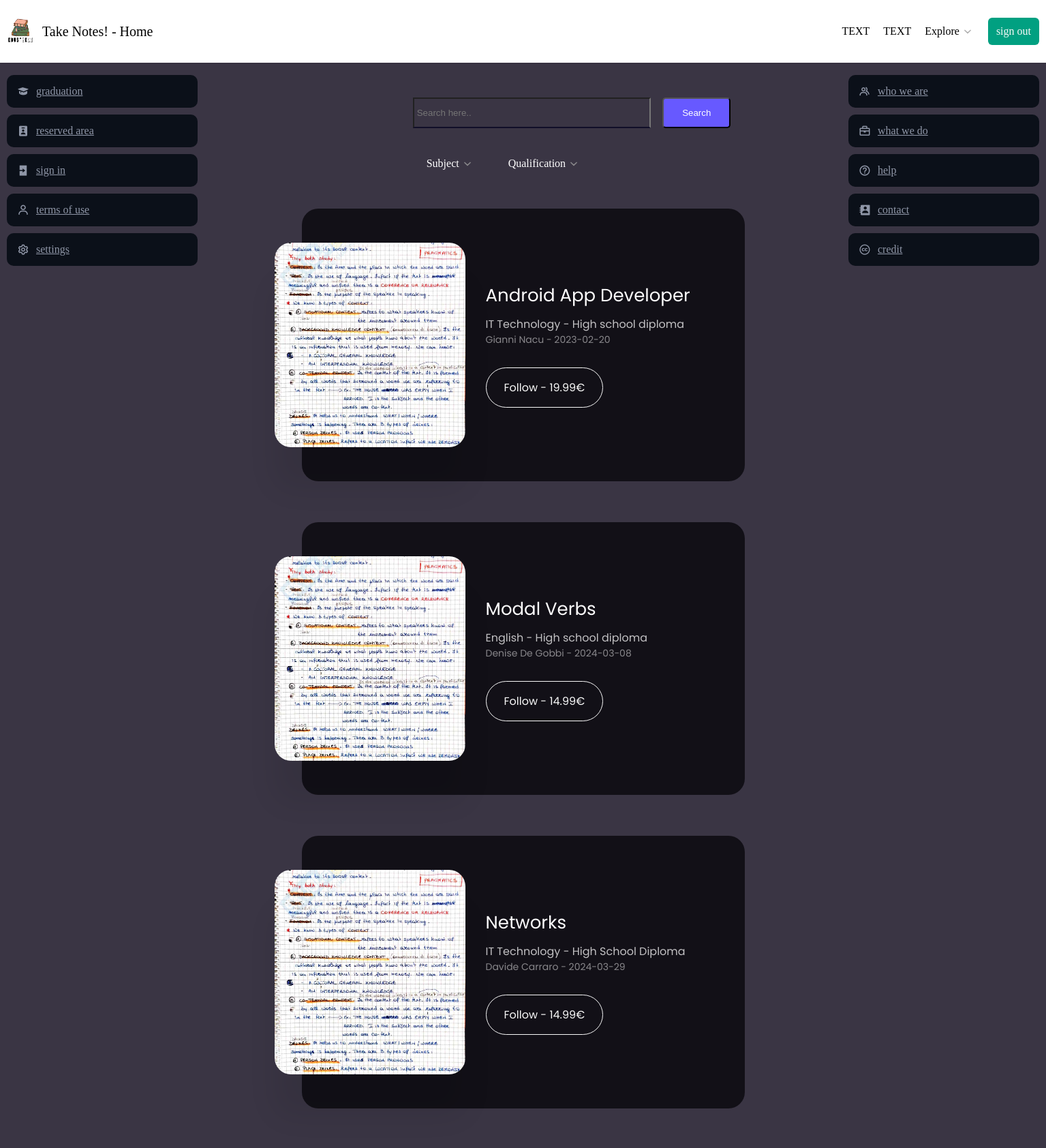
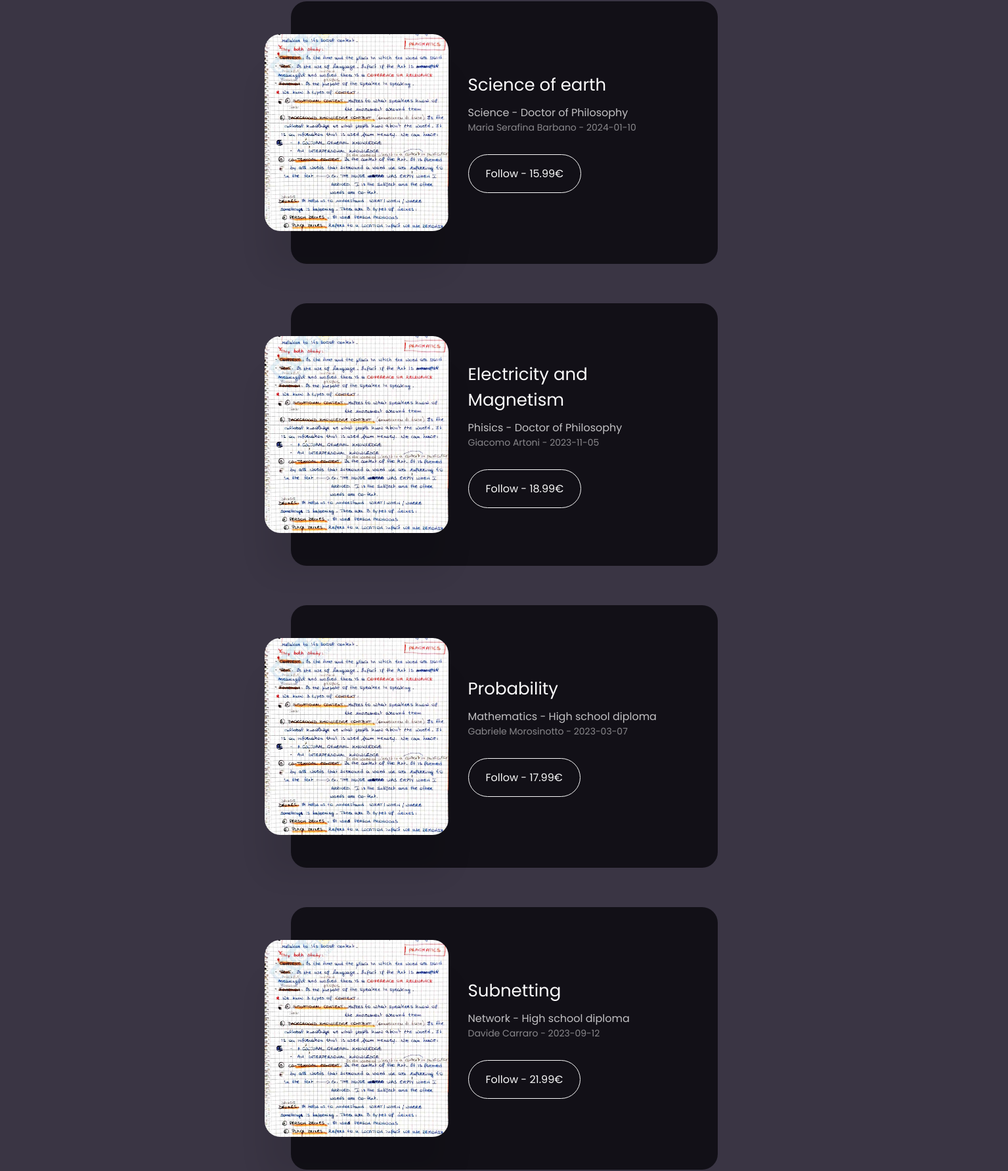
Screenshot of /index.php (signed in, upper part) with the database file from the repository (2 pictures, top to bottom).
### tables this page shows
CREATE TABLE `lista_corsi` (
  `nome` varchar(30) NOT NULL,
  `materia` varchar(20) NOT NULL,
  `grado` varchar(20) NOT NULL,
  `autore` varchar(30) NOT NULL,
  `data_inizio` date NOT NULL,
  `costo` double NOT NULL,
  `id` int(4) NOT NULL
);

### index.php (the view, shortened to what this page needs)
<!DOCTYPE html>
<html lang="en">
<head>
    <link rel="stylesheet" type="text/css" href="css/index.css">
    <link href='https://unpkg.com/boxicons@2.1.4/css/boxicons.min.css' rel='stylesheet'>
</head>
<body>
<div class="sidebarS">
    <br><br><br><br><br>
    <ul>
      <li><a href="graduation.html"><i class='bx bxs-graduation'></i> graduation</a></li>
      <li><a href="areaRiservata.php"><i class='bx bxs-user-badge'></i> reserved area</a></li>
      <li><a href="php/sign-in.php"><i class='bx bxs-log-in'></i> sign in</a></li>
      <li><a href="termsOfUse.html"><i class='bx bx-user'></i> terms of use</a></li>
      <li><a href="settings.html"><i class='bx bx-cog'></i> settings</a></li>
    </ul>
</div>
<div class="sidebarD">
    <br><br><br><br><br>
    <ul>
      <li><a href="#"><i class='bx bx-group' ></i> who we are</a></li>
      <li><a href="#"><i class='bx bx-briefcase'></i> what we do</a></li>
      <li><a href="#"><i class='bx bx-help-circle' ></i> help</a></li>
      <li><a href="#"><i class='bx bxs-contact'></i> contact</a></li>
      <li><a href="#"><i class='bx bxl-creative-commons'></i> credit</a></li>
    </ul>
</div>
<nav class="navbar">
    <div class="logo">
        <img src="img/Logo_IMG.png" />
        <h2>Take Notes! - Home</h2>
    </div>
    <div class="links">
        <a href="#">TEXT</a>
        <a href="#">TEXT</a>
        <div class="dropdown">
        <a href="#"
            >Explore
            <img src="img/chevron.png" />
        </a>
        </div>
        <a href="php/logout.php" class="login-link"> sign out </a>
    </div>
</nav>
<div class="space"></div>
<div class="wrapper">
    <form action="index.php" method="post">
        <div id="search-container">
            <input name="ricercaBarra" type="search" id="ricercaBarra" placeholder="Search here.."/>
            <button name="invio" type="submit" id="search" onclick="">Search</button>
        </div>
    </form>
        <div id="buttons">
            <div class="links">
                <div class="dropdownSB">
                    <a href="#">Subject
                        <img src="img/chevron.png" />
                    </a>
                </div>
                <div class="dropdownSB">
                    <a href="#">Qualification
                        <img src="img/chevron.png" />
                    </a>
                </div>
            </div>
        </div>
    </div>
<div class="space2"></div>
    <?php
        if(isset($_POST["ricercaBarra"]) and $_POST["ricercaBarra"]!="" and isset($_POST["invio"])){
            try {
                $connessione = mysqli_connect("localhost", "root", "root", "progettoinglese");
                $nomeCorso=$_POST["ricercaBarra"];
                $sql = "SELECT * FROM lista_corsi WHERE nome='$nomeCorso'";
                $risultato = $connessione->query($sql);
                if ($risultato && $risultato->num_rows > 0) {
                    while ($array = mysqli_fetch_assoc($risultato)) {
                        ?>
                        <div class="container">
                            <div class="card">
                                <img src="img/example_English1.jpg" />
                                <div class="testoCorsi">
                                    <h2><?php echo $array["nome"]?></h2>
                                    <h3><?php echo $array["materia"]." - ".$array["grado"]?></h3>
                                    <p>
                                    <?php echo $array["autore"]." - ".$array["data_inizio"]?>
                                    </p>
                                    <button type="submit" name="<?php echo $array["nome"]?>" onclick="iscrizione(name);">Follow - <?php echo $array["costo"];?>€</button>
                                </div>
                            </div>
                        </div>
                        <?php
                    }
                }else{
                    ?>
                        <div>
                            <h2 style="color:white;">The course you searched for is not present in the system</h2>
                        </div>
                    <?php
                }
                $connessione->close();
                exit();
            } catch (Exception $e) {
            }
    }else{
        try {
            $connessione = mysqli_connect("localhost", "root", "root", "progettoinglese");
            $sql = "SELECT * FROM lista_corsi";
            $risultato = $connessione->query($sql);
            if ($risultato && $risultato->num_rows > 0) {
                while ($array = mysqli_fetch_assoc($risultato)) {
                    ?>
                    <div class="container">
                        <div class="card">
                            <img src="img/example_English1.jpg" />
                            <div class="testoCorsi">
                                <h2><?php echo $array["nome"]?></h2>
                                <h3><?php echo $array["materia"]." - ".$array["grado"]?></h3>
                                <p>
                                <?php echo $array["autore"]." - ".$array["data_inizio"]?>
                                </p>
                                <button type="submit" name="<?php echo $array["nome"]?>" onclick="iscrizione(name);">Follow - <?php echo $array["costo"];?>€</button>
                            </div>
                        </div>
                    </div>
                    <?php
                }
            }
            exit();
        } catch (Exception $e) {
        }
    ?>
            <?php
        }
            ?>

### css/index.css (style rules this page uses)
* { margin: 0; padding: 0; box-sizing: border-box; }
.navbar { position: fixed; top: 0; left: 0; width: 100%; display: flex; justify-content: space-between; align-items: center; padding: 10px; background-color: #ffffff; z-index: 100; box-shadow: 0px 0px 4px rgba(0, 0, 0, 0.1); }
.logo, .links { display: flex; align-items: center; }
.logo { gap: 12px; }
.logo img { width: 40px; height: 40px; border-radius: 6px; }
.logo h2 { font-size: 20px; font-weight: 400; }
.links { display: flex; gap: 20px; align-items: center; padding-left: 20px; }
.navbar a { color: inherit; text-decoration: none; transition: 0.25s; }
a.login-link { display: grid; place-items: center; height: 40px; padding: 0 12px; border-radius: 6px; color: #f9f9f9; background: #01a081; }
.dropdown { position: relative; cursor: pointer; }
.dropdown > a { display: flex; align-items: center; gap: 2px; height: 72px; }
.dropdown > a > img { width: 20px; }
.sidebarS { position: fixed; top: 0; left: 0; width: 300px; height: 100%; background: #3a3544; z-index: 90; transition: all 0.3s ease; background-color: #3a3544; }
.sidebarS ul { padding: 10px; }
.sidebarS li { margin: 10px 0; list-style: none; }
.sidebarS a { display: block; padding: 15px; background: #0B1019; border-radius: 10px; color: #8F96A7; transition: all 0.3s ease; }
.sidebarS a i { font-size: 18px; margin-right: 10px; float: left; }
.sidebarD { position: fixed; top: 0; right: 0; width: 300px; height: 100%; background: #3a3544; z-index: 90; justify-content: space-between; background-color: #3a3544; }
.sidebarD ul { padding: 10px; }
.sidebarD li { margin: 10px 0; list-style: none; }
.sidebarD a { display: block; padding: 15px; background: #0B1019; border-radius: 10px; color: #8F96A7; transition: all 0.3s ease; }
.sidebarD a i { font-size: 18px; margin-right: 10px; float: left; }
.space { padding: 60px; }
.space2 { padding: 25px; }
body { display: flex; flex-wrap: wrap; justify-content: center; align-items: center; margin: 0 auto; background: #3a3544; }
.container { padding-left: 600px; padding-right: 600px; padding-top: 30px; padding-bottom: 30px; }
.testoCorsi { color: #fdfcfd; font-family: "Euclid Circular A", "Poppins"; }
.card { display: flex; align-items: center; width: 75vw; max-width: 650px; padding: 50px 30px 50px 20px; background: #121017; border-radius: 24px; }
.card img { max-width: 280px; width: 35vw; height: 300px; object-fit: cover; margin-left: -60px; margin-right: 30px; border-radius: inherit; box-shadow: 0 60px 40px rgb(0 0 0 / 8%); }
.card h2 { font-size: 26px; font-weight: 400; margin-top: 0; margin-right: 30px; margin-bottom: 10px; }
.card h3 { font-size: 16px; font-weight: 400; margin: 0; opacity: 0.75; }
.card p { font-size: 14px; font-weight: 400; margin-bottom: 30px; opacity: 0.5; }
.card button { border: 1px solid #f8f8f8; background: transparent; color: #f8f8f8; font-family: inherit; padding: 16px 26px; font-size: 16px; border-radius: 40px; }
.wrapper { width: 96%; margin: 0 auto; padding-left: 600px; }
#search-container { margin: 1em 0; color: #ffffff; }
#search-container input { background-color: transparent; width: 40%; border-bottom: 2px solid #110f29; padding: 1em 0.3em; color: #ffffff; }
#search-container button { padding: 1em 2em; margin-left: 1em; background-color: #6759ff; color: #ffffff; border-radius: 5px; margin-top: 0.5em; }
.dropdownSB { position: relative; cursor: pointer; }
.dropdownSB > a { display: flex; align-items: center; color: #fff; text-decoration: none; gap: 2px; height: 72px; }
.dropdownSB > a > img { width: 20px; }

### rows the page displays
lista_corsi: nome "Android App Developer", materia "IT Technology", grado "High school diploma", autore "Gianni Nacu", data_inizio "2023-02-20", costo "19.99"
lista_corsi: nome "Modal Verbs", materia "English", grado "High school diploma", autore "Denise De Gobbi", data_inizio "2024-03-08", costo "14.99"
lista_corsi: nome "Networks", materia "IT Technology", grado "High School Diploma", autore "Davide Carraro", data_inizio "2024-03-29", costo "14.99"
lista_corsi: nome "Science of earth", materia "Science", grado "Doctor of Philosophy", autore "Maria Serafina Barbano", data_inizio "2024-01-10", costo "15.99"
lista_corsi: nome "Electricity and Magnetism", materia "Phisics", grado "Doctor of Philosophy", autore "Giacomo Artoni", data_inizio "2023-11-05", costo "18.99"
lista_corsi: nome "Probability", materia "Mathematics", grado "High school diploma", autore "Gabriele Morosinotto", data_inizio "2023-03-07", costo "17.99"
lista_corsi: nome "Subnetting", materia "Network", grado "High school diploma", autore "Davide Carraro", data_inizio "2023-09-12", costo "21.99"
